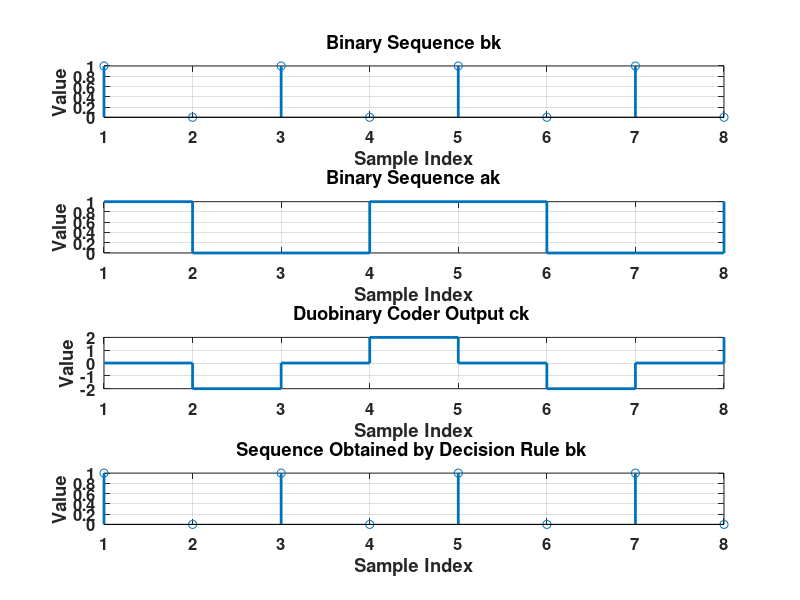

MATLAB code for this plot:
clc
clear all
close all

b = [1 0 1 0 1 0 1 0];
n = length(b);
a = zeros(1, n);

a(1) = 1;

for i = 2:n+1
    a(i) = xor(a(i-1), b(i-1));
end

precoding = zeros(1,n+1);

for i=1:n+1
    if a(i)==0
        precoding(i)=-1;
    end 
    if a(i)==1
        precoding(i)=1;
    end 
end    

duobinary_seq = zeros(1,n);

for i=1:n
    duobinary_seq(i) = precoding(i) + precoding(i+1);
end

seq_out = zeros(1,n);

for i=1:n
    if duobinary_seq(i)==0
        seq_out(i) = 1;
    end  
    if duobinary_seq(i)==2||duobinary_seq(i)==-2
        seq_out(i) = 0;
        
    end
end

disp('Binary Sequence {bk} ');
disp(b);
disp('Binary Sequence {ak}');
disp(a);
disp('Precoder Output');
disp(precoding);
disp('Duobinary Coder Output {ck} ');
disp(duobinary_seq);
disp('Sequence Obtained by Decision Rule {bk} ');
disp(seq_out);

figure;

subplot(4, 1, 1); 
stem(b, 'LineWidth', 2); 
title('Binary Sequence {bk}');
xlabel('Sample Index');
ylabel('Value');
ylim([0, 1]);
set(gca, 'fontsize', 12, 'fontweight', 'bold');
grid on;

subplot(4, 1, 2);
stairs(a(1:n), 'LineWidth', 2); 
title('Binary Sequence {ak}');
xlabel('Sample Index');
ylabel('Value');
ylim([0, 1]);
set(gca, 'fontsize', 12, 'fontweight', 'bold');
grid on;

subplot(4, 1, 3);
stairs(duobinary_seq, 'LineWidth', 2); 
title('Duobinary Coder Output {ck} ');
xlabel('Sample Index');
ylabel('Value');
ylim([-2, 2]);
set(gca, 'fontsize', 12, 'fontweight', 'bold');
grid on;


subplot(4, 1, 4);
stem(seq_out, 'LineWidth', 2);
title('Sequence Obtained by Decision Rule {bk} ');
xlabel('Sample Index');
ylabel('Value');
ylim([0, 1]);
set(gca, 'fontsize', 12, 'fontweight', 'bold');
grid on;

